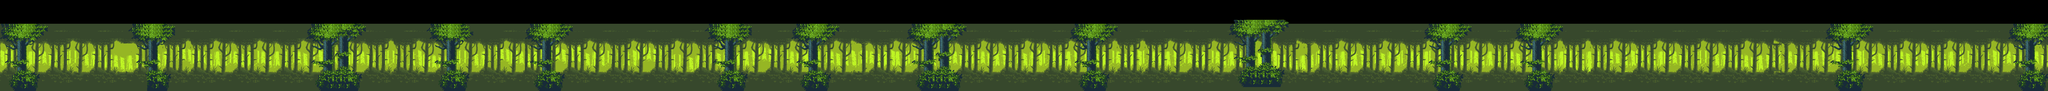

Rendered tile map (Tiled .tmx) drawn with the repository's tilesets; below, a short description and the map source with its tile grids summarised:
An orthogonal 515x23 tile map with 16x16 px tiles, 4 tile layers (Far Background, Tile Layer 2, Foregound, Ground), 5 tilesets and 10 objects (Carrot, Death, Player, top, Bottom, ...).

<map version="1.9" tiledversion="1.9.1" orientation="orthogonal" renderorder="right-down" width="515" height="23" tilewidth="16" tileheight="16" infinite="0" nextlayerid="14" nextobjectid="230">
 <tileset firstgid="1" source="back.tsx" />
 <tileset firstgid="136" source="far.tsx" />
 <tileset firstgid="301" source="tileset.tsx" />
 <tileset firstgid="364" source="tilesetV2.tsx" />
 <tileset firstgid="427" source="middle.tsx" />
 <layer id="1" name="Far Background" width="515" height="23">
  <data>[11845 cells, 7676 non-empty, 135 distinct tile ids]</data>
 </layer>
 <layer id="2" name="Tile Layer 2" width="515" height="23" locked="1">
  <data>[11845 cells, 8725 non-empty, 165 distinct tile ids]</data>
 </layer>
 <layer id="6" name="Foregound" width="515" height="23">
  <data>[11845 cells, 2743 non-empty, 165 distinct tile ids]</data>
 </layer>
 <objectgroup id="4" name="Collectables">
  <object id="7" name="Carrot" x="1204.67" y="222" />
 </objectgroup>
 <layer id="12" name="Ground" width="515" height="23">
  <data>[11845 cells, 0 non-empty, 0 distinct tile ids]</data>
 </layer>
 <objectgroup id="7" name="Death">
  <object id="135" name="Death" x="-105.061" y="362.758" width="9080" height="30" />
 </objectgroup>
 <objectgroup id="9" />
 <objectgroup id="8" name="Player">
  <object id="36" name="Player" x="126.417" y="271.333" width="27.5" height="25.75" />
 </objectgroup>
 <objectgroup id="11" name="Ground Object" offsetx="-80" offsety="16">
  <object id="224" name="top" x="34.7171" y="49.7598" width="8250" height="40" />
  <object id="225" name="Bottom" x="39.7171" y="373.76" width="8250" height="40" />
  <object id="226" x="34.7171" y="90.7598" width="100" height="320" />
  <object id="227" name="Finish" x="8130.72" y="90.7598" width="112" height="288" />
  <object id="228" x="8258.72" y="90.7598" width="16" height="272" />
  <object id="229" x="34.7171" y="42.7598">
   <polygon points="0,0 0,48 8240,48 8240,0" />
  </object>
 </objectgroup>
 <objectgroup id="9" name="Enemies">
  <object id="165" name="Enemy" x="6062" y="254" />
 </objectgroup>
</map>
